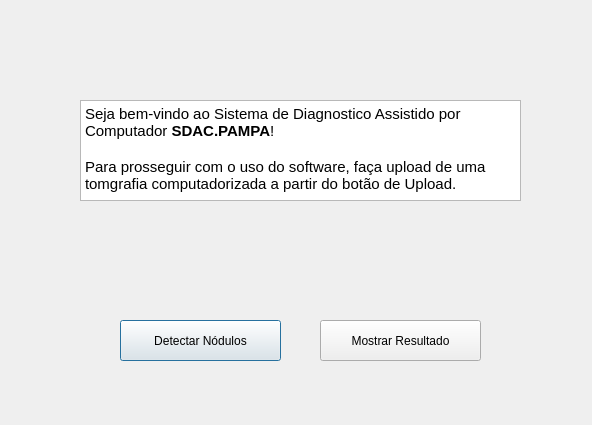
<?xml version="1.0" encoding="UTF-8"?>
<ui version="4.0">
 <class>MainFrame</class>
 <widget class="QDialog" name="MainFrame">
  <property name="geometry">
   <rect>
    <x>0</x>
    <y>0</y>
    <width>592</width>
    <height>425</height>
   </rect>
  </property>
  <property name="windowTitle">
   <string>SDAC.PAMPA</string>
  </property>
  <property name="windowIcon">
   <iconset>
    <normaloff>Pictures/Icons/unipampa-icon.png</normaloff>Pictures/Icons/unipampa-icon.png</iconset>
  </property>
  <property name="locale">
   <locale language="Portuguese" country="Brazil"/>
  </property>
  <widget class="QPushButton" name="pushButton">
   <property name="geometry">
    <rect>
     <x>120</x>
     <y>320</y>
     <width>161</width>
     <height>41</height>
    </rect>
   </property>
   <property name="text">
    <string>Detectar Nódulos</string>
   </property>
   <property name="icon">
    <iconset>
     <normaloff>../Icons/lupa.png</normaloff>../Icons/lupa.png</iconset>
   </property>
   <property name="iconSize">
    <size>
     <width>18</width>
     <height>18</height>
    </size>
   </property>
  </widget>
  <widget class="QTextEdit" name="textEdit">
   <property name="enabled">
    <bool>true</bool>
   </property>
   <property name="geometry">
    <rect>
     <x>80</x>
     <y>100</y>
     <width>441</width>
     <height>101</height>
    </rect>
   </property>
   <property name="autoFillBackground">
    <bool>false</bool>
   </property>
   <property name="readOnly">
    <bool>true</bool>
   </property>
   <property name="html">
    <string>&lt;!DOCTYPE HTML PUBLIC &quot;-//W3C//DTD HTML 4.0//EN&quot; &quot;http://www.w3.org/TR/REC-html40/strict.dtd&quot;&gt;
&lt;html&gt;&lt;head&gt;&lt;meta name=&quot;qrichtext&quot; content=&quot;1&quot; /&gt;&lt;style type=&quot;text/css&quot;&gt;
p, li { white-space: pre-wrap; }
&lt;/style&gt;&lt;/head&gt;&lt;body style=&quot; font-family:'MS Shell Dlg 2'; font-size:8.25pt; font-weight:400; font-style:normal;&quot;&gt;
&lt;p style=&quot; margin-top:0px; margin-bottom:0px; margin-left:0px; margin-right:0px; -qt-block-indent:0; text-indent:0px;&quot;&gt;&lt;span style=&quot; font-family:'Ubuntu'; font-size:11pt;&quot;&gt;Seja bem-vindo ao Sistema de Diagnostico Assistido por Computador &lt;/span&gt;&lt;span style=&quot; font-family:'Ubuntu'; font-size:11pt; font-weight:600;&quot;&gt;SDAC.PAMPA&lt;/span&gt;&lt;span style=&quot; font-family:'Ubuntu'; font-size:11pt;&quot;&gt;!&lt;/span&gt;&lt;/p&gt;
&lt;p style=&quot;-qt-paragraph-type:empty; margin-top:0px; margin-bottom:0px; margin-left:0px; margin-right:0px; -qt-block-indent:0; text-indent:0px; font-family:'Ubuntu'; font-size:11pt;&quot;&gt;&lt;br /&gt;&lt;/p&gt;
&lt;p style=&quot; margin-top:0px; margin-bottom:0px; margin-left:0px; margin-right:0px; -qt-block-indent:0; text-indent:0px;&quot;&gt;&lt;span style=&quot; font-family:'Ubuntu'; font-size:11pt;&quot;&gt;Para prosseguir com o uso do software, faça upload de uma tomgrafia computadorizada a partir do botão de Upload.&lt;/span&gt;&lt;/p&gt;&lt;/body&gt;&lt;/html&gt;</string>
   </property>
  </widget>
  <widget class="QPushButton" name="pushButton_2">
   <property name="geometry">
    <rect>
     <x>320</x>
     <y>320</y>
     <width>161</width>
     <height>41</height>
    </rect>
   </property>
   <property name="text">
    <string>Mostrar Resultado</string>
   </property>
   <property name="icon">
    <iconset>
     <normaloff>../Icons/diagnosis.png</normaloff>../Icons/diagnosis.png</iconset>
   </property>
   <property name="iconSize">
    <size>
     <width>20</width>
     <height>20</height>
    </size>
   </property>
  </widget>
 </widget>
 <resources/>
 <connections/>
</ui>
